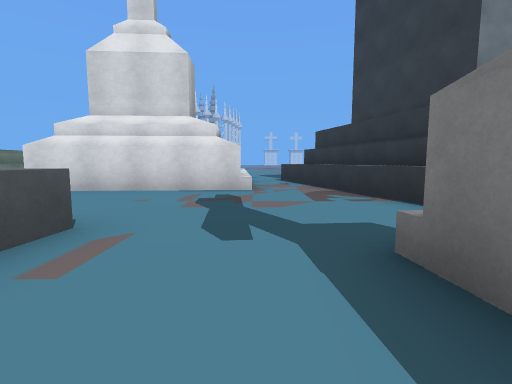
View 1 (above)

16 first-person views from a walk through a 3-D level made in the Unity game engine. The camera is 1.2 m above the floor, tilts 6° down and sees 85° across. The floor is counted in squares, 2 m on a side. Each view is taken from the middle of a square. On the plan, view 1 faces up. The plan holds only what a view shows up to about 9 squares ahead; the rest is blank. The place goes on beyond the plan. The player is left out. Some animated figures are not drawn. Some surface patterns are stand-ins.

View 2
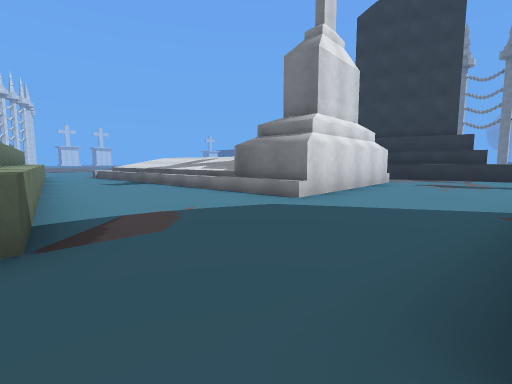

View 3
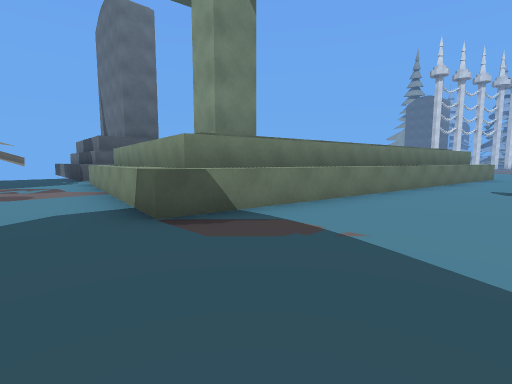

View 4
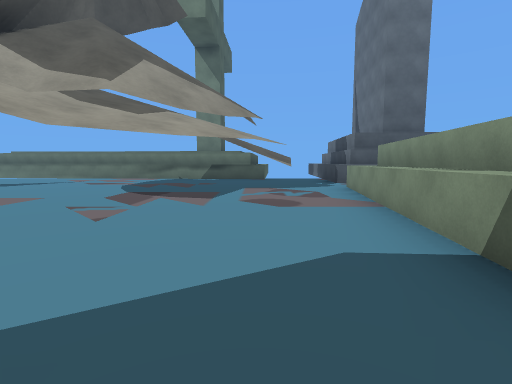

View 5
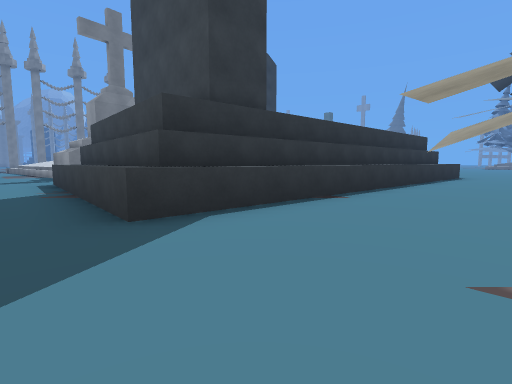

View 6
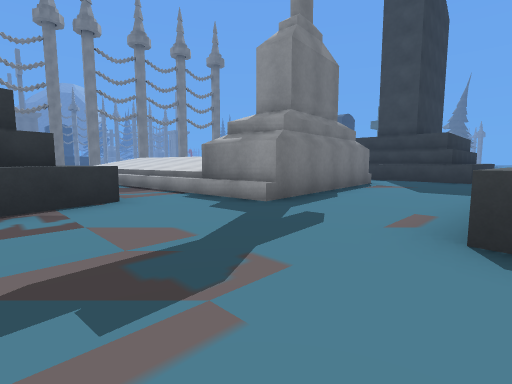

View 7
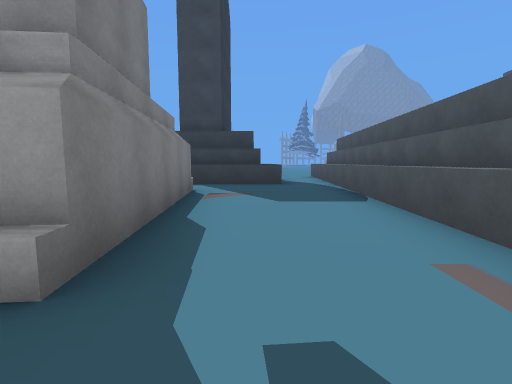

View 8
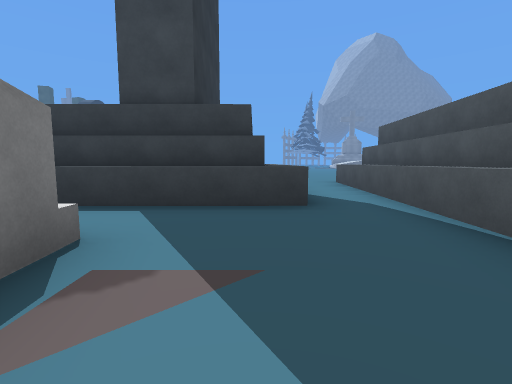

View 9
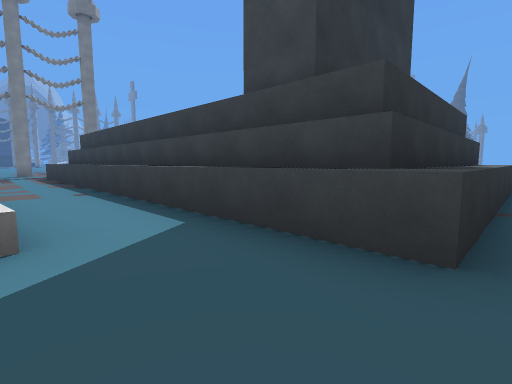

View 10
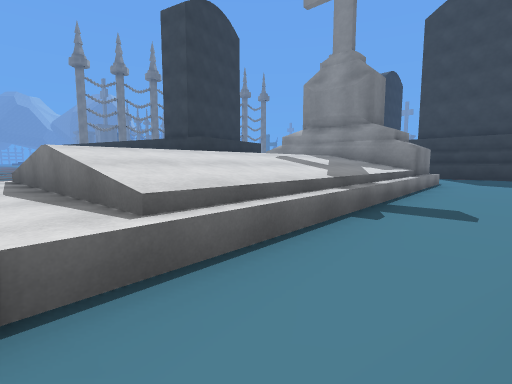

View 11
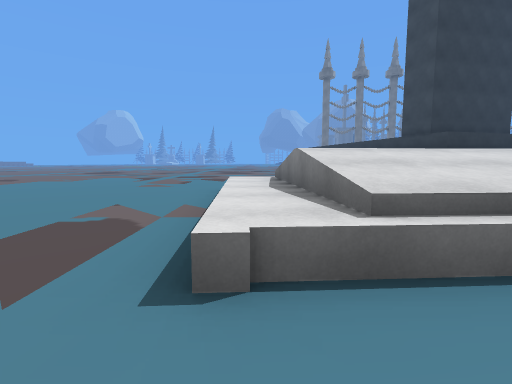

View 12
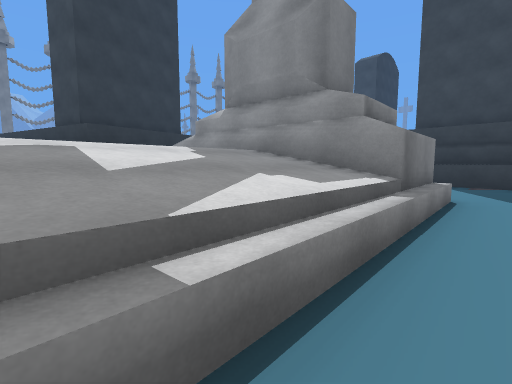

View 13
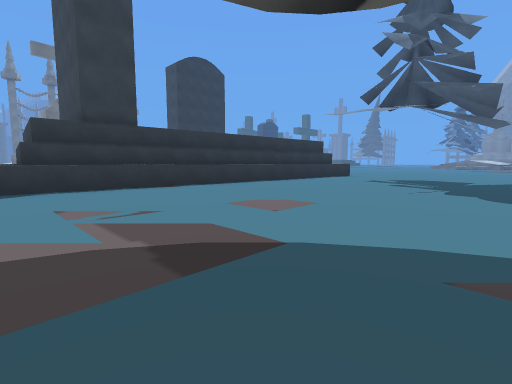

View 14
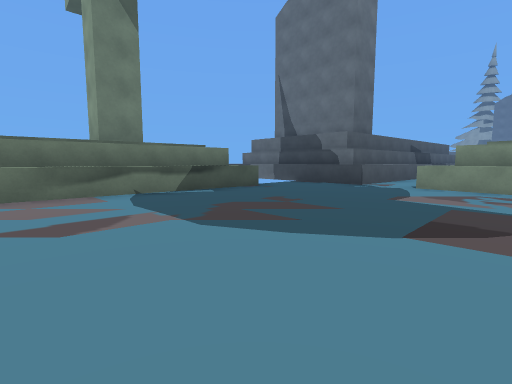

View 15
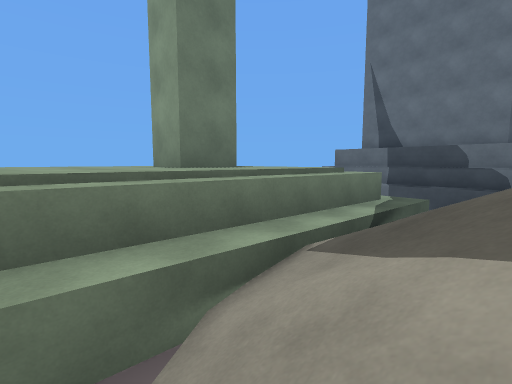

View 16
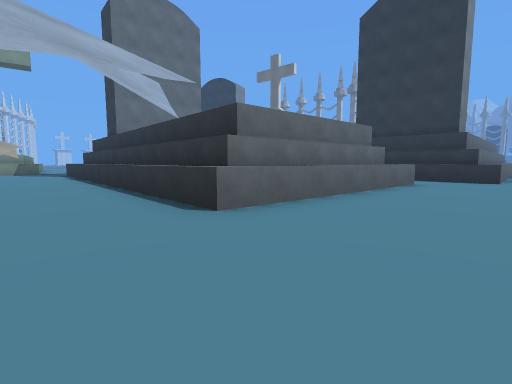

### Floor plan
Key: @ floor where view 1 was taken; # wall or solid block; . floor; / step, stairs or slope; = window, fence, low wall or low ledge; ^ raised ledge.
Columns run from 21 left of view 1 to 10 right of it. Each row starts with its distance up from view 1.
 16               ^......
 15              #..^^^^^
 14              #..^^^^
 13              #..^^^
 12              ^..^^^
 11             #^..^^^
 10             #^..^^^
  9      ^      #^..^^^  .^#
  8     #^.     #...^^^# ^.#
  7   ##^^^##   #...#  # ^.#
  6    ...#^^^##^...#####..^#
  5      ..................^#
  4   ^#  . ................^
  3 ^^^=.........^^^...........
  2 ^^^/.........^#####^..#^^^^^^
  1 ^^^=.........^    #^..# ^^^^^
  0 ^^^/#...... .#    #^.@#   ^^
 -1 ##^// .......#    #^..##
 -2       .... ..#    #^...#
 -3            ..#    #^...# ^^^..
 -4       .= ....#    #^............
 -5       .......#    #^.^^^^^^^^^^^
 -6       .......#    #^.####
 -7        .. ..^#    #..#
 -8           ..^#    #..#
 -9           ..^#####^..#
-10           ...........#
-11           ...........^#
-12           ..........

Positions as (right, up) in squares from view 1, and headings:
1: (0, 0), facing up
2: (-9, 3), facing up-right
3: (-6, 4), facing up-left
4: (-8, 4), facing left
5: (-11, 4), facing down-right
6: (-2, 5), facing down-right
7: (0, 3), facing down
8: (0, -1), facing down
9: (-1, -3), facing down-right
10: (-7, 15), facing down-right
11: (-7, 15), facing right
12: (-6, 11), facing down-right
13: (-15, 3), facing down-right
14: (-13, -1), facing up-left
15: (-17, -1), facing up-left
16: (-11, -12), facing up-right
